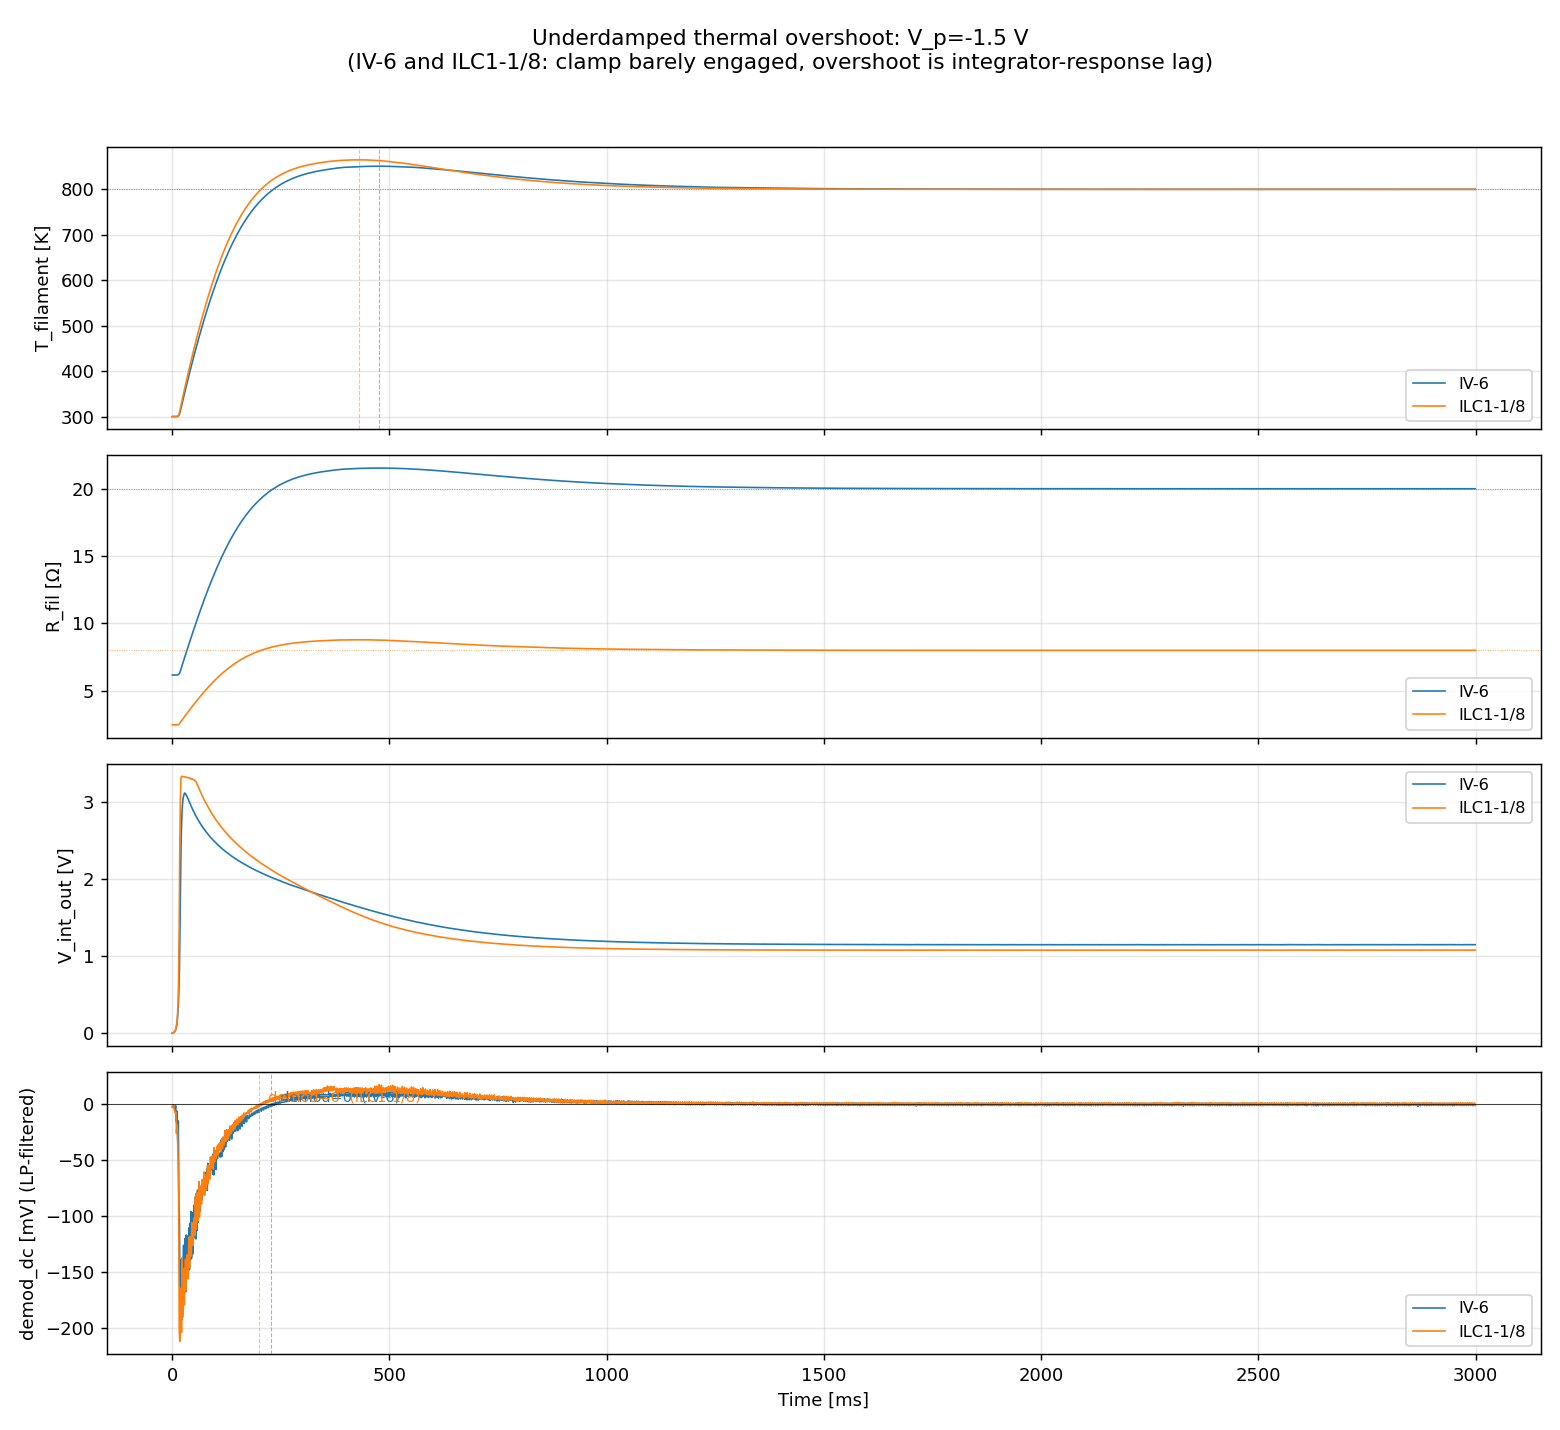

Write the Python code that produced this figure.
"""Investigate the thermal overshoot mechanism on IV-6 and ILC1-1/8 at
V_p=-1.5 V. These cases show large overshoot (+51 K and +65 K) without
significant clamp wind-up, so the mechanism differs from ILC1-1/7.

Hypothesis: integrator response lag. During cold-start the integrator drives
V_int_out high (max heating). When T reaches T_op the bridge balances and
demod_dc crosses zero, but the integrator's "wound-up" value can only
unwind at a rate set by the loop. Meanwhile the filament continues warming
because the integrator's current V_int_out still commands P_in > P_loss(T_op).

This script:
  1. Loads existing .npz for both V_p=-1.5 cases
  2. Computes demod_dc DC content (LP-filter the n_demout signal)
  3. Plots V_int_out, V_int_out time-derivative, demod_dc, T, R_fil
     during the overshoot phase (0-3000 ms)
  4. Fits an exponential to the T-decay tail to extract effective tau
  5. Compares to the integrator and thermal time constants in isolation
"""
import sys
import numpy as np
import matplotlib
matplotlib.use("Agg")
import matplotlib.pyplot as plt
from pathlib import Path
HERE = Path(__file__).resolve().parent
sys.path.insert(0, str(HERE))
from test_closed_loop import TUBES, TAU_TH


def lowpass_decimate(t, y, npts=4000):
    """Decimate the long sim to a manageable plot resolution. Uses simple
    block-mean (averages within each block) to suppress the 1 kHz bootstrap
    AC content and reveal the DC loop trajectory."""
    n = len(t)
    block = max(1, n // npts)
    nblocks = n // block
    tt = t[:nblocks*block].reshape(nblocks, block).mean(axis=1)
    yy = y[:nblocks*block].reshape(nblocks, block).mean(axis=1)
    return tt, yy


def analyze(tube_key, color):
    spec = TUBES[tube_key]
    npz = HERE / f"diag_{tube_key}_peak_vptyp.npz"
    if not npz.exists():
        print(f"missing {npz.name}", file=sys.stderr); sys.exit(1)
    d = np.load(npz)
    r = {k: d[k] for k in d.files}
    t = r["t"]
    T_op = spec["T_op"]
    name = spec["name"]

    # Decimate / LP-filter
    t_dc, v_int_dc = lowpass_decimate(t, r["v_int_out"])
    _,    n_dem_dc = lowpass_decimate(t, r["n_demout"])
    _,    T_dc     = lowpass_decimate(t, r["T_node"])
    _,    R_dc     = lowpass_decimate(t, r["r_fil"])

    # Find the overshoot peak in T and the t at peak
    i_T_peak = np.argmax(T_dc)
    t_T_peak = t_dc[i_T_peak]
    T_peak = T_dc[i_T_peak]

    # Fit exponential decay to T(t) - T_op after the peak, over the next 2 seconds
    end_t = min(t_dc[-1], t_T_peak + 2.0)
    mask = (t_dc > t_T_peak) & (t_dc < end_t) & (T_dc > T_op + 0.5)
    if mask.sum() > 10:
        # ln(T - T_op) = ln(T_peak - T_op) - (t - t_peak)/tau
        x = t_dc[mask] - t_T_peak
        y = np.log(T_dc[mask] - T_op)
        # least-squares fit
        a, b = np.polyfit(x, y, 1)  # y = a*x + b
        tau_decay = -1.0 / a
    else:
        tau_decay = float("nan")

    # Find time when n_demout DC crosses zero (post cold-start)
    # Restrict to t > 100 ms (skip startup transients)
    late_mask = t_dc > 0.1
    sign = np.sign(n_dem_dc[late_mask])
    crossings = np.where(np.diff(sign) != 0)[0]
    t_zero = t_dc[late_mask][crossings[0]+1] if len(crossings) else float("nan")

    # V_int_out's slope at the zero-crossing of demod — defines how fast
    # the integrator can unwind once the bridge balances
    if not np.isnan(t_zero):
        i_zero = np.argmin(np.abs(t_dc - t_zero))
        i_lo = max(0, i_zero - 5); i_hi = min(len(t_dc)-1, i_zero + 5)
        slope_zero = (v_int_dc[i_hi] - v_int_dc[i_lo]) / (t_dc[i_hi] - t_dc[i_lo])
    else:
        slope_zero = float("nan")

    # Loop integrator constants
    R_INT_BASE = 100e3
    C_INT_BASE = 1.0 / (2 * np.pi * 5.0 * R_INT_BASE)
    r_int_scale = spec["r_int_scale"]
    R_INT = R_INT_BASE * r_int_scale
    C_INT = C_INT_BASE
    Ki = 1.0 / (R_INT * C_INT)

    print(f"\n=== {name}  V_p=-1.5 V ===")
    print(f"  T_peak           = {T_peak:.2f} K  (+{T_peak-T_op:.2f} K) at t={t_T_peak*1e3:.1f} ms")
    print(f"  Thermal time constant TAU_TH = {TAU_TH*1e3:.1f} ms (filament radiative)")
    print(f"  Integrator R_INT = {R_INT/1e3:.1f} kΩ,  C_INT = {C_INT*1e6:.2f} µF,  Ki = {Ki:.2f}/s")
    print(f"  bridge_demod_dc zero-crossing (post-startup): t = {t_zero*1e3:.0f} ms")
    print(f"  V_int_out slope at zero-crossing = {slope_zero:.3f} V/s")
    print(f"  T-decay time constant (fitted exp): tau_decay = {tau_decay*1e3:.0f} ms")
    print(f"    ratio tau_decay / TAU_TH = {tau_decay/TAU_TH:.2f}")
    print(f"    ratio tau_decay / (1/Ki) = {tau_decay*Ki:.2f}")

    return dict(t=t_dc, v_int=v_int_dc, n_dem=n_dem_dc, T=T_dc, R=R_dc,
                t_T_peak=t_T_peak, T_peak=T_peak, tau_decay=tau_decay,
                t_zero=t_zero, name=name, color=color, T_op=T_op, R_op=spec["R_op"])


def main():
    runs = []
    for tk, c in (("iv6", "C0"), ("ilc11_8", "C1")):
        runs.append(analyze(tk, c))

    # Plot 0-3 s window for both tubes
    fig, axes = plt.subplots(4, 1, figsize=(12, 11), sharex=True)
    fig.suptitle("Underdamped thermal overshoot: V_p=-1.5 V\n"
                 "(IV-6 and ILC1-1/8: clamp barely engaged, overshoot is integrator-response lag)",
                 fontsize=12)
    for r in runs:
        t_ms = r["t"] * 1e3
        mask = r["t"] <= 3.0
        axes[0].plot(t_ms[mask], r["T"][mask], color=r["color"], lw=0.9, label=r["name"])
        axes[0].axhline(r["T_op"], color=r["color"], lw=0.5, ls=":", alpha=0.7)
        axes[1].plot(t_ms[mask], r["R"][mask], color=r["color"], lw=0.9, label=r["name"])
        axes[1].axhline(r["R_op"], color=r["color"], lw=0.5, ls=":", alpha=0.7)
        axes[2].plot(t_ms[mask], r["v_int"][mask], color=r["color"], lw=0.9, label=r["name"])
        axes[3].plot(t_ms[mask], r["n_dem"][mask]*1e3, color=r["color"], lw=0.9, label=r["name"])
        # Mark T-peak time and demod zero-crossing
        axes[0].axvline(r["t_T_peak"]*1e3, color=r["color"], lw=0.6, ls="--", alpha=0.5)
        if not np.isnan(r["t_zero"]):
            axes[3].axvline(r["t_zero"]*1e3, color=r["color"], lw=0.6, ls="--", alpha=0.5)
            axes[3].annotate(f"  demod=0  ({r['name']})",
                            xy=(r["t_zero"]*1e3, 0), color=r["color"], fontsize=8, va="bottom")

    axes[3].axhline(0, color="k", lw=0.4)
    axes[0].set_ylabel("T_filament [K]")
    axes[1].set_ylabel("R_fil [Ω]")
    axes[2].set_ylabel("V_int_out [V]")
    axes[3].set_ylabel("demod_dc [mV] (LP-filtered)")
    axes[3].set_xlabel("Time [ms]")
    for ax in axes:
        ax.grid(True, alpha=0.3)
        ax.legend(loc="best", fontsize=9)
    fig.tight_layout(rect=[0, 0, 1, 0.96])
    out = HERE / "diag_undamped_overshoot.png"
    fig.savefig(out, dpi=130)
    print(f"\nPlot: {out}")


if __name__ == "__main__":
    main()
